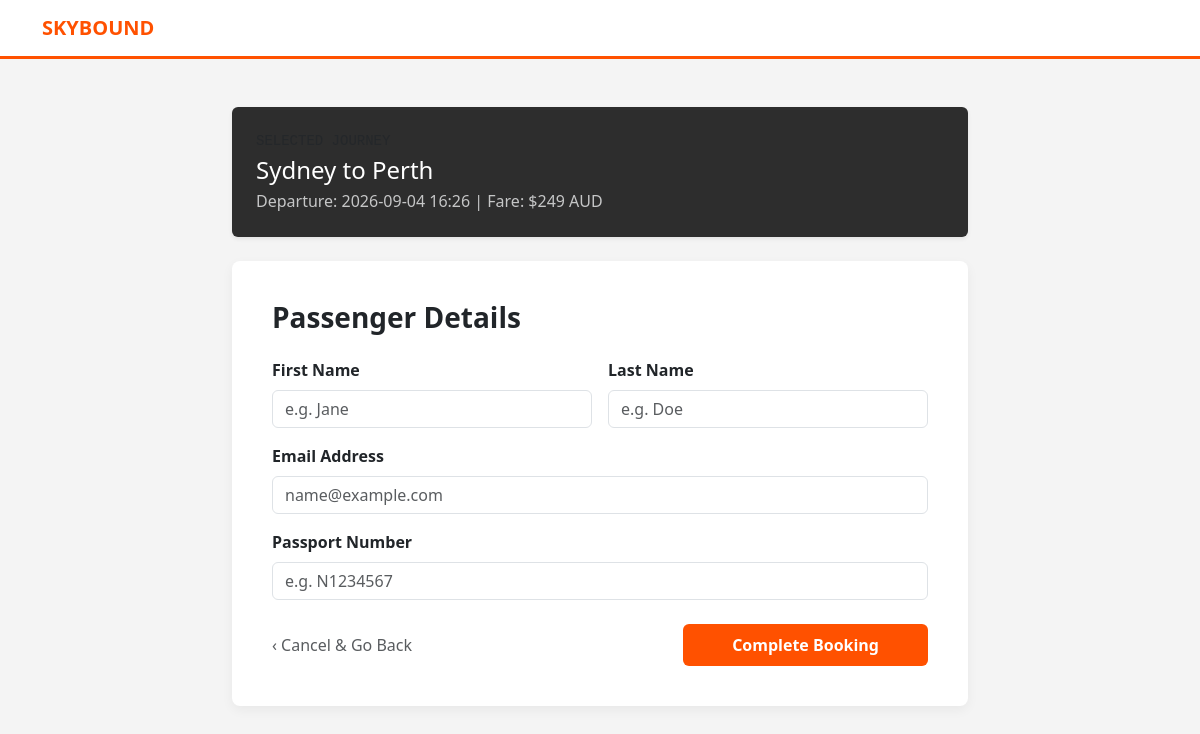
Before: /book/1 with the older database file.
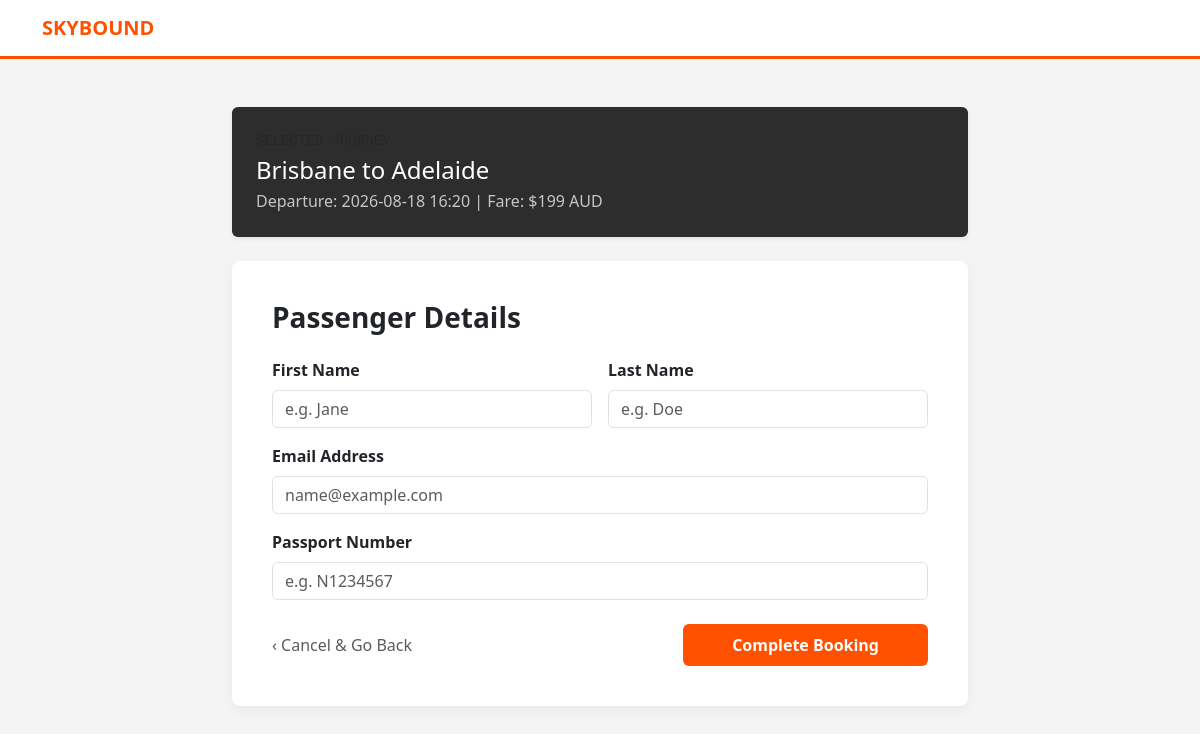
After: the same page with the newer database file.
### tables this page shows
CREATE TABLE flights (
        flight_id INTEGER PRIMARY KEY AUTOINCREMENT, 
        origin TEXT,
        destination TEXT,
        departure_time TEXT,
        capacity INTEGER,
        price INTEGER
    );

### booking/app.py (the view)
@app.route('/book/<int:flight_id>', methods=['GET', 'POST'])
def book_flight(flight_id):
    conn = get_db_connection()
    if request.method == 'POST':
        if currentusernew == False:
            first = first
            last = last
            email = email
            passport = passport
            currentusernew = False
            cursor.execute("""
                SELECT passenger_id FROM passengers WHERE email = ?,
                """, (email))
            passenger = cursor.fetchone()
            passenger_id = passenger['passenger_id']
        else:
            first = request.form.get('first_name')
            last = request.form.get('last_name')
            email = request.form.get('email')
            passport = request.form.get('passport')
            currentuser = "first + last + email"
            currentusernew = False
        cursor = conn.cursor()
        cursor.execute('''
            INSERT INTO passengers (first_name, last_name, email, passport_num)
            VALUES (?, ?, ?, ?)
        ''', (first, last, email, passport))
        passenger_id = cursor.lastrowid
        cursor.execute('''
            INSERT INTO bookings (flight_id, passenger_id, seat_assignment)
            VALUES (?, ?, ?)
        ''', (flight_id, passenger_id, '12A'))
        booking_id = cursor.lastrowid
        conn.commit()
        conn.close()
        return redirect(url_for('booking_confirmation', booking_id=booking_id))
    else:
        flight = conn.execute('SELECT * FROM flights WHERE flight_id = ?', (flight_id,)).fetchone()
        conn.close()
        return render_template('booking.html', flight=flight)

### booking/app.py (called while the page is built)
def get_db_connection():
    conn = sqlite3.connect('pedare_air.db') ##connects to pedare_air db
    conn.row_factory = sqlite3.Row ##row factory helps sqlite lock on to rows in db, pull out as objects
    return conn ##return w/ function, brings output (conn is output)

### booking/templates/booking.html (shortened to what this page needs)
<!DOCTYPE html>
<html lang="en">
<head>
    <link href="https://cdn.jsdelivr.net/npm/bootstrap@5.3.0/dist/css/bootstrap.min.css" rel="stylesheet">
</head>
<body>
<nav class="navbar navbar-expand-lg navbar-light sticky-top mb-5">
    <div class="container">
        <a class="navbar-brand fw-bold" href="/" style="color: var(--jetstar-orange);">SKYBOUND</a>
    </div>
</nav>
<div class="container">
    <div class="row justify-content-center">
        <div class="col-md-8">
            <div class="card mb-4 border-0 shadow-sm text-white" style="background-color: #2d2d2d;">
                <div class="card-body p-4">
                    <span class="text-uppercase small text-muted font-monospace d-block mb-1">Selected Journey</span>
                    <h4 class="mb-1">{{ flight.origin }} to {{ flight.destination }}</h4>
                    <p class="mb-0 text-light opacity-75">Departure: {{ flight.departure_time }} | Fare: ${{ flight.price }} AUD</p>
                </div>
            </div>
            <div class="booking-box">
                <h3 class="mb-4 fw-bold">Passenger Details</h3>
                <form method="POST">
                    <div class="row g-3 mb-3">
                        <div class="col-md-6">
                            <label class="form-label fw-bold">First Name</label>
                            <input type="text" class="form-control" name="first_name" required placeholder="e.g. Jane">
                        </div>
                        <div class="col-md-6">
                            <label class="form-label fw-bold">Last Name</label>
                            <input type="text" class="form-control" name="last_name" required placeholder="e.g. Doe">
                        </div>
                    </div>
                    <div class="mb-3">
                        <label class="form-label fw-bold">Email Address</label>
                        <input type="email" class="form-control" name="email" required placeholder="name@example.com">
                    </div>
                    <div class="mb-4">
                        <label class="form-label fw-bold">Passport Number</label>
                        <input type="text" class="form-control" name="passport" required placeholder="e.g. N1234567">
                    </div>
                    <div class="d-flex justify-content-between align-items-center">
                        <a href="/" class="text-decoration-none text-muted">‹ Cancel & Go Back</a>
                        <button type="submit" class="btn btn-orange px-5 py-2">Complete Booking</button>
                    </div>
                </form>
            </div>
        </div>
    </div>
</div>
</body>
</html>

### booking/templates/booking.html (style rules this page uses)
:root { --jetstar-orange: #ff5100; --bg-light: #f4f4f4; }
body { background-color: var(--bg-light); font-family: 'Segoe UI', Roboto, sans-serif; }
.navbar { background-color: white; border-bottom: 3px solid var(--jetstar-orange); }
.booking-box { background: white; padding: 40px; border-radius: 8px; box-shadow: 0 4px 12px rgba(0,0,0,0.05); }
.btn-orange { background-color: var(--jetstar-orange); color: white; font-weight: bold; }

Changed rows visible on the page:
changed flights: origin "Sydney" → "Brisbane"; destination "Perth" → "Adelaide"; departure_time "2026-09-04 16:26" → "2026-08-18 16:20"; price "249" → "199"
